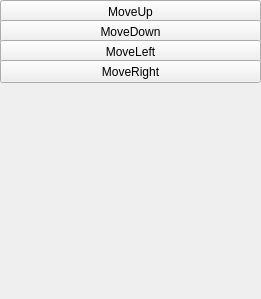
      <widget class="QWidget" name="motion">
       <property name="geometry">
        <rect>
         <x>0</x>
         <y>0</y>
         <width>261</width>
         <height>299</height>
        </rect>
       </property>
       <attribute name="label">
        <string>Motion</string>
       </attribute>
       <widget class="QPushButton" name="mot_moveUp">
        <property name="geometry">
         <rect>
          <x>0</x>
          <y>0</y>
          <width>261</width>
          <height>23</height>
         </rect>
        </property>
        <property name="text">
         <string>MoveUp</string>
        </property>
       </widget>
       <widget class="QPushButton" name="mot_moveDown">
        <property name="geometry">
         <rect>
          <x>0</x>
          <y>20</y>
          <width>261</width>
          <height>23</height>
         </rect>
        </property>
        <property name="text">
         <string>MoveDown</string>
        </property>
       </widget>
       <widget class="QPushButton" name="moveLeft">
        <property name="geometry">
         <rect>
          <x>0</x>
          <y>40</y>
          <width>261</width>
          <height>23</height>
         </rect>
        </property>
        <property name="text">
         <string>MoveLeft</string>
        </property>
       </widget>
       <widget class="QPushButton" name="moveRight">
        <property name="geometry">
         <rect>
          <x>0</x>
          <y>60</y>
          <width>261</width>
          <height>23</height>
         </rect>
        </property>
        <property name="text">
         <string>MoveRight</string>
        </property>
       </widget>
      </widget>
